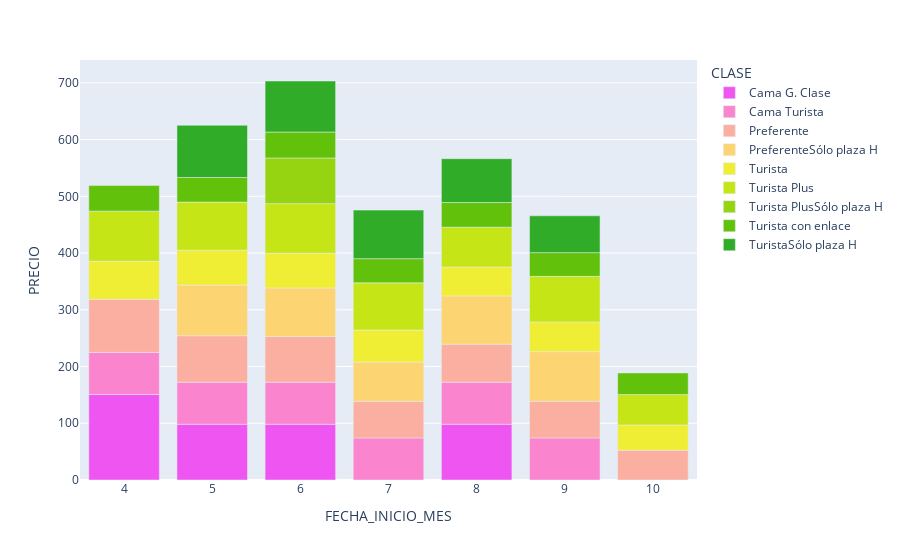

The notebook cell saved with this chart:
### Code cell
##########EJECUTAR DESPUES DE RESPONDER LA PREGUNTA 11############
## Gráfico evolutivo del precio por clase
df_renfe_clean_2.info()
grafico_horizontal= df_renfe_clean_2.groupby(["CLASE","FECHA_INICIO_MES"])["PRECIO"].mean().reset_index()
grafico_horizontal

evolucion_horizontal= px.bar(grafico_horizontal, x="FECHA_INICIO_MES", y="PRECIO", \
                        color="CLASE", orientation="v", color_discrete_sequence=px.colors.cyclical.mygbm)

evolucion_horizontal.show()

##################################

### Figure 1 — Plotly figure (JSON) as saved in the notebook; plotly's stock layout.template omitted (floating-point values rounded to 4 significant figures)
{"data": [{"alignmentgroup": "True", "hovertemplate": "CLASE=Cama G. Clase<br>FECHA_INICIO_MES=%{x}<br>PRECIO=%{y}<extra></extra>", "legendgroup": "Cama G. Clase", "marker": {"color": "#ef55f1"}, "name": "Cama G. Clase", "offsetgroup": "Cama G. Clase", "orientation": "v", "showlegend": true, "textposition": "auto", "type": "bar", "x": [4, 5, 6, 8], "xaxis": "x", "y": [150.6, 98.2, 98.2, 98.2], "yaxis": "y"}, {"alignmentgroup": "True", "hovertemplate": "CLASE=Cama Turista<br>FECHA_INICIO_MES=%{x}<br>PRECIO=%{y}<extra></extra>", "legendgroup": "Cama Turista", "marker": {"color": "#fb84ce"}, "name": "Cama Turista", "offsetgroup": "Cama Turista", "orientation": "v", "showlegend": true, "textposition": "auto", "type": "bar", "x": [4, 5, 6, 7, 8, 9], "xaxis": "x", "y": [74.2, 74.2, 74.2, 74.2, 74.2, 74.2], "yaxis": "y"}, {"alignmentgroup": "True", "hovertemplate": "CLASE=Preferente<br>FECHA_INICIO_MES=%{x}<br>PRECIO=%{y}<extra></extra>", "legendgroup": "Preferente", "marker": {"color": "#fbafa1"}, "name": "Preferente", "offsetgroup": "Preferente", "orientation": "v", "showlegend": true, "textposition": "auto", "type": "bar", "x": [4, 5, 6, 7, 8, 9, 10], "xaxis": "x", "y": [93.56, 81.97, 80.62, 64.44, 66.95, 64.6, 52.4], "yaxis": "y"}, {"alignmentgroup": "True", "hovertemplate": "CLASE=PreferenteSólo plaza H<br>FECHA_INICIO_MES=%{x}<br>PRECIO=%{y}<extra></extra>", "legendgroup": "PreferenteSólo plaza H", "marker": {"color": "#fcd471"}, "name": "PreferenteSólo plaza H", "offsetgroup": "PreferenteSólo plaza H", "orientation": "v", "showlegend": true, "textposition": "auto", "type": "bar", "x": [5, 6, 7, 8, 9], "xaxis": "x", "y": [89.24, 85.45, 69.33, 85.12, 87.4], "yaxis": "y"}, {"alignmentgroup": "True", "hovertemplate": "CLASE=Turista<br>FECHA_INICIO_MES=%{x}<br>PRECIO=%{y}<extra></extra>", "legendgroup": "Turista", "marker": {"color": "#f0ed35"}, "name": "Turista", "offsetgroup": "Turista", "orientation": "v", "showlegend": true, "textposition": "auto", "type": "bar", "x": [4, 5, 6, 7, 8, 9, 10], "xaxis": "x", "y": [67.11, 61.47, 61.23, 56.36, 50.96, 52.42, 44.54], "yaxis": "y"}, {"alignmentgroup": "True", "hovertemplate": "CLASE=Turista Plus<br>FECHA_INICIO_MES=%{x}<br>PRECIO=%{y}<extra></extra>", "legendgroup": "Turista Plus", "marker": {"color": "#c6e516"}, "name": "Turista Plus", "offsetgroup": "Turista Plus", "orientation": "v", "showlegend": true, "textposition": "auto", "type": "bar", "x": [4, 5, 6, 7, 8, 9, 10], "xaxis": "x", "y": [88.4, 84.73, 87.33, 83.17, 70.17, 80.3, 53.66], "yaxis": "y"}, {"alignmentgroup": "True", "hovertemplate": "CLASE=Turista PlusSólo plaza H<br>FECHA_INICIO_MES=%{x}<br>PRECIO=%{y}<extra></extra>", "legendgroup": "Turista PlusSólo plaza H", "marker": {"color": "#96d310"}, "name": "Turista PlusSólo plaza H", "offsetgroup": "Turista PlusSólo plaza H", "orientation": "v", "showlegend": true, "textposition": "auto", "type": "bar", "x": [6], "xaxis": "x", "y": [80.6], "yaxis": "y"}, {"alignmentgroup": "True", "hovertemplate": "CLASE=Turista con enlace<br>FECHA_INICIO_MES=%{x}<br>PRECIO=%{y}<extra></extra>", "legendgroup": "Turista con enlace", "marker": {"color": "#61c10b"}, "name": "Turista con enlace", "offsetgroup": "Turista con enlace", "orientation": "v", "showlegend": true, "textposition": "auto", "type": "bar", "x": [4, 5, 6, 7, 8, 9, 10], "xaxis": "x", "y": [45.03, 43.36, 45.66, 42.6, 43.46, 41.81, 38.12], "yaxis": "y"}, {"alignmentgroup": "True", "hovertemplate": "CLASE=TuristaSólo plaza H<br>FECHA_INICIO_MES=%{x}<br>PRECIO=%{y}<extra></extra>", "legendgroup": "TuristaSólo plaza H", "marker": {"color": "#31ac28"}, "name": "TuristaSólo plaza H", "offsetgroup": "TuristaSólo plaza H", "orientation": "v", "showlegend": true, "textposition": "auto", "type": "bar", "x": [5, 6, 7, 8, 9], "xaxis": "x", "y": [92.06, 89.94, 85.57, 77.25, 64.91], "yaxis": "y"}], "layout": {"barmode": "relative", "legend": {"title": {"text": "CLASE"}, "tracegroupgap": 0}, "margin": {"t": 60}, "xaxis": {"anchor": "y", "domain": [0, 1], "title": {"text": "FECHA_INICIO_MES"}}, "yaxis": {"anchor": "x", "domain": [0, 1], "title": {"text": "PRECIO"}}}}
